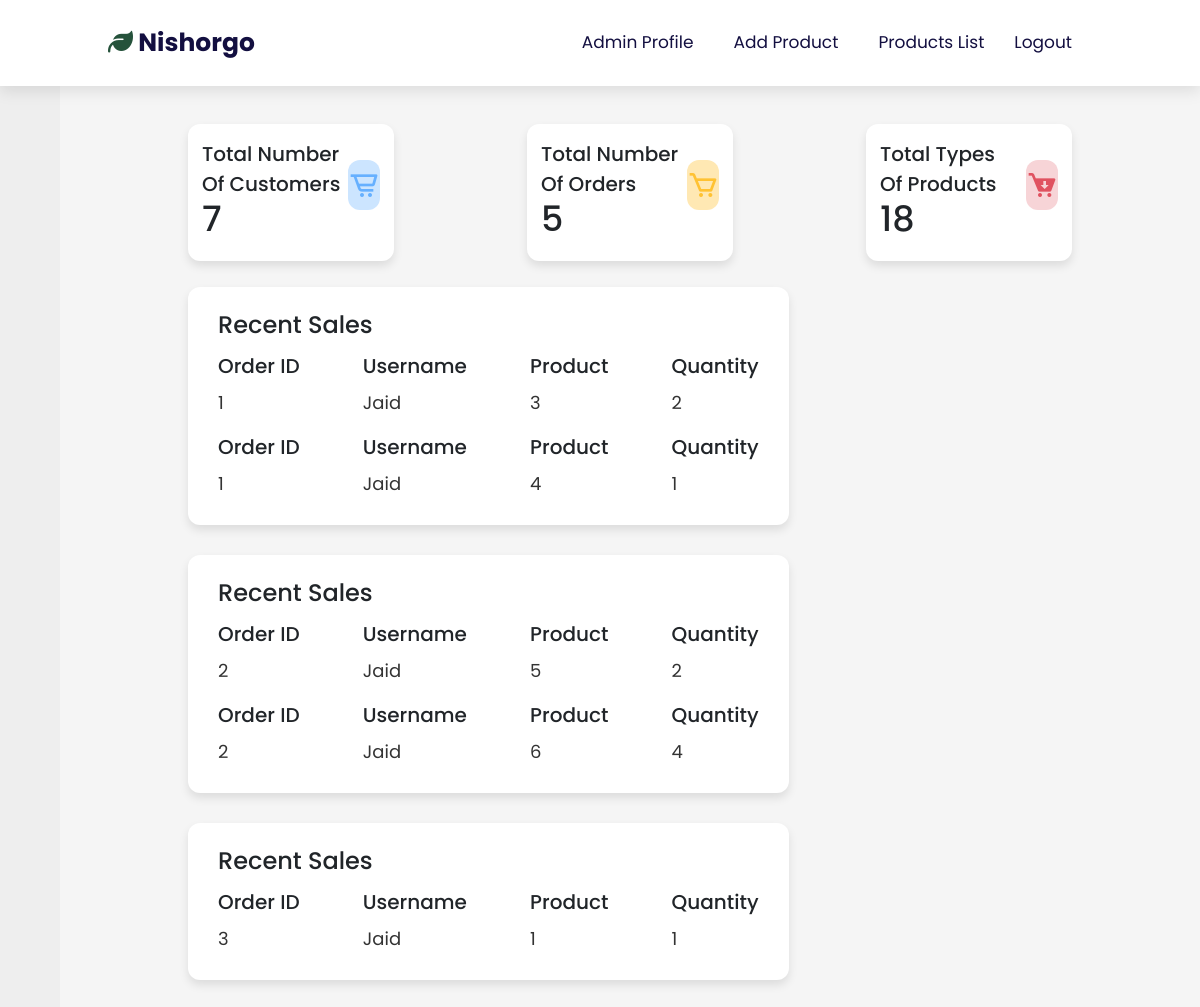
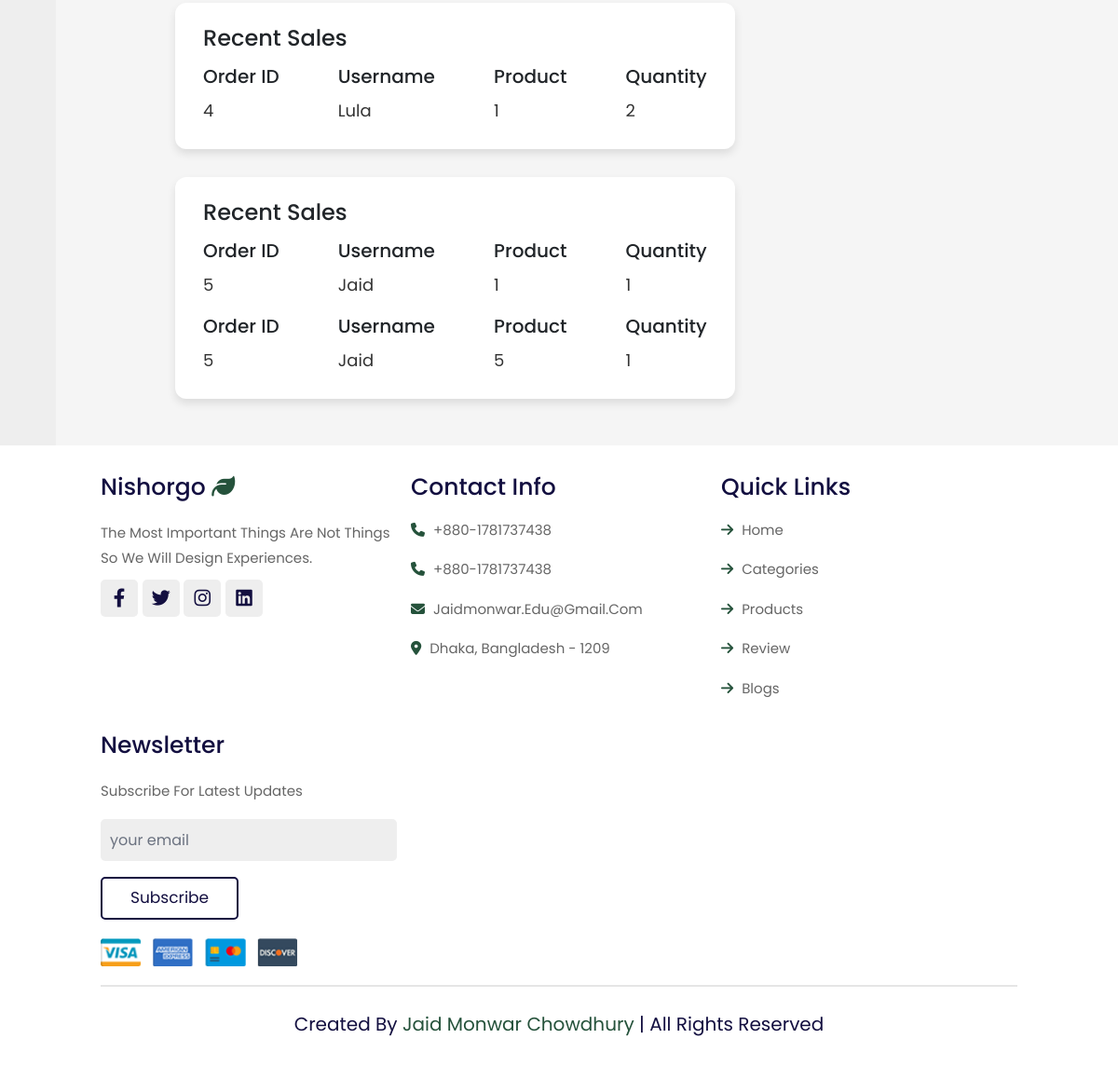
Screenshot of /PlaceOrder.php with the database file from the repository (2 pictures, top to bottom).
### tables this page shows
CREATE TABLE `orders` (
  `order_id` int(100) NOT NULL,
  `oid_main` int(100) NOT NULL,
  `UserName` varchar(255) NOT NULL,
  `ProductID` int(11) NOT NULL,
  `OrderQuantity` int(11) NOT NULL
);

### PlaceOrder.php (the view, shortened to what this page needs)
<!DOCTYPE html>
<html lang="en" dir="ltr">
  <head>
    <link rel="stylesheet" href="style.css">
    <link rel='stylesheet' href='https://cdnjs.cloudflare.com/ajax/libs/twitter-bootstrap/4.1.3/css/bootstrap.min.css'>
    <link rel="stylesheet" href="https://cdnjs.cloudflare.com/ajax/libs/font-awesome/5.15.4/css/all.min.css">
    <link rel="stylesheet" href="./css/customer-account.css" />
    <link rel="stylesheet" href="./css/AdminPlaceOrder.css">
    <link rel="stylesheet" href="https://cdnjs.cloudflare.com/ajax/libs/font-awesome/6.1.1/css/all.min.css"
 />
    <link href='https://unpkg.com/boxicons@2.0.7/css/boxicons.min.css' rel='stylesheet'>
   </head>
<body>
<header class="header">
<a href="index.php" class="logo"> <i class="fas fa-solid fa-leaf"></i> Nishorgo </a>
<nav class="navbar">
<a href="AdminProfile.php" class="nav-item nav-link active">Admin profile</a>
<a href="AdminAddProduct.php" class="nav-item nav-link active">Add Product</a>
<a href="ProductList.php" class="nav-item nav-link active">Products List</a>
<div class="navbar-nav ms-auto">
<a href="index.php?logout='1'" class="nav-item nav-link active">Logout </a>
</div>
</nav>
</header><?php
$dbCart = mysqli_connect('localhost','root', '', 'nishorgo');
$sql = "SELECT COUNT(user_id) AS cnt From user;" ;
$result = mysqli_query($dbCart,$sql) or die("Error in $sql");
$count=mysqli_fetch_assoc($result);
$res=0;
if(!isset($count['cnt'])){
    $res=0;
}
else{
    $res=$count['cnt'];
}
$sql = "SELECT MAX(oid_main) AS maximum From orders;" ;
$result = mysqli_query($dbCart,$sql) or die("Error in $sql");
$count=mysqli_fetch_assoc($result);
$res2=0;
if(!isset($count['maximum'])){
    $res2=0;
}
else{
    $res2=$count['maximum'];
}
$sql = "SELECT COUNT(product_id) AS cnt From product;" ;
$result = mysqli_query($dbCart,$sql) or die("Error in $sql");
$count=mysqli_fetch_assoc($result);
$res3=0;
if(!isset($count['cnt'])){
    $res3=0;
}
else{
    $res3=$count['cnt'];
}
?>
  <section class="home-section">
    <div class="home-content">
      <div class="overview-boxes">
        <div class="box">
          <div class="right-side">
            <div class="box-topic">Total Number of Customers</div>
            <div class="number"><?php echo $res; ?></div>
          </div>
          <i class='bx bx-cart-alt cart'></i>
        </div>
        <div class="box">
          <div class="right-side">
            <div class="box-topic">Total Number of Orders</div>
            <div class="number"><?php echo $res2; ?></div>
          </div>
          <i class='bx bx-cart cart three' ></i>
        </div>
        <div class="box">
          <div class="right-side">
            <div class="box-topic">Total Types of Products</div>
            <div class="number"><?php echo $res3; ?></div>
          </div>
          <i class='bx bxs-cart-download cart four' ></i>
        </div>
      </div>
      <?php
        $sql = "SELECT MAX(oid_main) AS maximum From orders;" ;
        $result = mysqli_query($dbCart,$sql) or die("Error in $sql");
        $count=mysqli_fetch_assoc($result);
        $res1=0;
        if(!isset($count['maximum'])){
            $res1=0;
        }
        else{
            $res1=$count['maximum'];
        }
        ?>
      <div class="sales-boxes">
      <?php
      $x=1;
      while($x<=$res1):
        ?>
        <div class="recent-sales box">
          <div class="title">Recent Sales</div>
          <?php
       $sql = "SELECT *  From orders where oid_main='$x';" ;
       $result = mysqli_query($dbCart,$sql) or die("Error in $sql");
       while($row = mysqli_fetch_assoc($result)):
       ?>
          <div class="sales-details">
            <ul class="details">
              <li class="topic">Order ID</li>
              <li><a href="#"><?php echo $row['oid_main']; ?></a></li>
            </ul>
            <ul class="details">
            <li class="topic">Username</li>
            <li><a href="#"><?php echo $row['UserName']; ?></a></li>
          </ul>
          <ul class="details">
            <li class="topic">Product</li>
            <li><a href="#"><?php echo $row['ProductID']; ?></a></li>
          </ul>
          <ul class="details">
            <li class="topic">Quantity</li>
            <li><a href="#"><?php echo $row['OrderQuantity']; ?></a></li>
          </ul>
          </div>
      <?php
        endwhile;
    ?>
     </div>
     <br>
     <br>
     <?php
     $x=$x+1;
        endwhile;
    ?>
    </div>
    </div>
  </section>
  <section class="footer">
        <div class="box-container">
            <div class="box">
                <h3> nishorgo <i class="fas fa-solid fa-leaf"></i> </h3>
                <p>The most important things are not things so we will design experiences.</p>
                <div class="share">
                    <a href="#" class="fab fa-facebook-f"></a>
                    <a href="#" class="fab fa-twitter"></a>
                    <a href="#" class="fab fa-instagram"></a>
                    <a href="#" class="fab fa-linkedin"></a>
                </div>
            </div>
            <div class="box">
                <h3>contact info</h3>
                <a href="tel:+8801781737438" class="links"> <i class="fas fa-phone"></i> +880-1781737438 </a>
                <a href="tel:+8801781737438" class="links"> <i class="fas fa-phone"></i> +880-1781737438 </a>
                <a href="https://mail.google.com/mail/" class="links"> <i class="fas fa-envelope"></i> jaidmonwar.edu@gmail.com </a>
                <a href="#" class="links"> <i class="fas fa-map-marker-alt"></i> Dhaka, Bangladesh - 1209 </a>
            </div>
            <div class="box">
                <h3>quick links</h3>
                <a href="#home" class="links"> <i class="fas fa-arrow-right"></i> home </a>
                <a href="#features" class="links"> <i class="fas fa-arrow-right"></i> categories </a>
                <a href="#products" class="links"> <i class="fas fa-arrow-right"></i> products </a>
                <a href="#reviews" class="links"> <i class="fas fa-arrow-right"></i> review </a>
                <a href="#blogs" class="links"> <i class="fas fa-arrow-right"></i> blogs </a>
            </div>
            <div class="box">
                <h3>newsletter</h3>
                <p>subscribe for latest updates</p>
                <input type="email" placeholder="your email" class="email">
                <input type="submit" value="subscribe" class="btn">
                <img src="image/payment.png" class="payment-img" alt="">
            </div>
        </div>
        <div class="credit"> created by <span> Jaid Monwar Chowdhury </span> | all rights reserved </div>
    </section>
</body>
</html>

### css/style.css (style rules this page uses)
:root { --orange: #25523B; --black: #130f40; --light-color: #666; --box-shadow: 0 .5rem 1.5rem rgba(0, 0, 0, .1); --border: .2rem solid rgba(0, 0, 0, .1); --outline: .1rem solid rgba(0, 0, 0, .1); --outline-hover: .2rem solid var(--black); }
* { font-family: 'Poppins', sans-serif; margin: 0; padding: 0; box-sizing: border-box; outline: none; border: none; text-decoration: none; text-transform: capitalize; transition: all .2s linear; }
html { font-size: 62.5%; overflow-x: hidden; scroll-behavior: smooth; scroll-padding-top: 7rem; }
body { background: #eee; }
section { padding: 2rem 9%; }
.btn { margin-top: 1rem; display: inline-block; padding: .8rem 3rem; font-size: 1.7rem; border-radius: .5rem; border: .2rem solid var(--black); color: var(--black); cursor: pointer; background: none; }
.header { position: fixed; top: 0; left: 0; right: 0; z-index: 1000; display: flex; align-items: center; justify-content: space-between; padding: 2rem 9%; background: #fff; box-shadow: var(--box-shadow); }
.header .logo { font-size: 2.5rem; font-weight: bolder; color: var(--black); }
.header .logo i { color: var(--orange); }
.header .navbar a { font-size: 1.7rem; margin: 0 1rem; color: var(--black); }
.footer { background: #fff; }
.footer .box-container { display: grid; grid-template-columns: repeat(auto-fit, minmax(25rem, 1fr)); gap: 1.5rem; }
.footer .box-container .box h3 { font-size: 2.5rem; color: var(--black); padding: 1rem 0; }
.footer .box-container .box h3 i { color: var(--orange); }
.footer .box-container .box .links { display: block; font-size: 1.5rem; color: var(--light-color); padding: 1rem 0; }
.footer .box-container .box .links i { color: var(--orange); padding-right: .5rem; }
.footer .box-container .box p { line-height: 1.8; font-size: 1.5rem; color: var(--light-color); padding: 1rem 0; }
.footer .box-container .box .share a { height: 4rem; width: 4rem; line-height: 4rem; border-radius: .5rem; font-size: 2rem; color: var(--black); margin-right: .2rem; background: #eee; text-align: center; }
.footer .box-container .box .email { width: 100%; margin: .7rem 0; padding: 1rem; border-radius: .5rem; background: #eee; font-size: 1.6rem; color: var(--black); text-transform: none; }
.footer .box-container .box .payment-img { margin-top: 2rem; height: 3rem; display: block; }
.footer .credit { text-align: center; margin-top: 2rem; padding: 1rem; padding-top: 2.5rem; font-size: 2rem; color: var(--black); border-top: var(--border); }
.footer .credit span { color: var(--orange); }

### rows the page displays
orders: oid_main "1", UserName "Jaid", ProductID "3", OrderQuantity "2"
orders: oid_main "1", UserName "Jaid", ProductID "4", OrderQuantity "1"
orders: oid_main "2", UserName "Jaid", ProductID "5", OrderQuantity "2"
orders: oid_main "2", UserName "Jaid", ProductID "6", OrderQuantity "4"
orders: oid_main "3", UserName "Jaid", ProductID "1", OrderQuantity "1"
orders: oid_main "4", UserName "Lula", ProductID "1", OrderQuantity "2"
orders: oid_main "5", UserName "Jaid", ProductID "1", OrderQuantity "1"
orders: oid_main "5", UserName "Jaid", ProductID "5", OrderQuantity "1"

### other values shown
$res "7"
$res2 "5"
$res3 "18"
